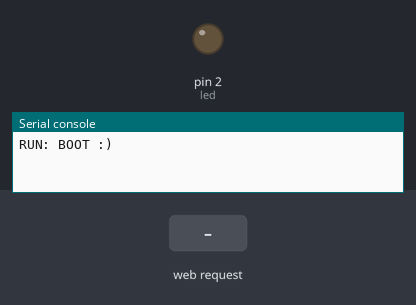
A program run on a simulated MicroPython board. On the bench: output pins drawn as LEDs (lit = HIGH), the last lines printed to the serial console. The test bench sets the inputs (shaded band). WiFi joins after 1.5 s; library files of the repository ran but are not shown: 1 file(s).

Above: at 0.1 s.
At 2.7 s:
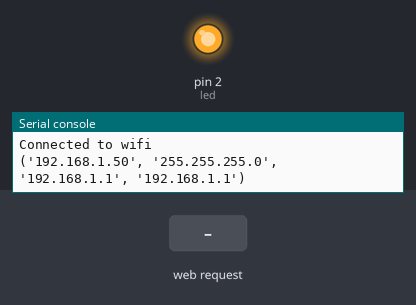
2.8 s: HTTP request GET / received
Timing chart, 0 to 5.8 s (numbered marks = the images above; inputs shaded):
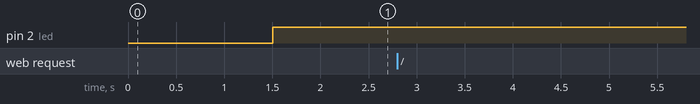

The program:

main.py
```python
import network
import machine
from time import sleep_ms
import socket
from urequests import get
from config import ssid, password

led = machine.Pin(2, machine.Pin.OUT)

def connect_wifi():
    station = network.WLAN(network.STA_IF)
    if station.isconnected() == True:
        return
    station.active(True)
    station.connect(ssid, password)
    i = 0
    while station.isconnected() == False:
        sleep_ms(100)
        i += 1
        if(i == 100):
            machine.reset()
        pass
    print('Connected to wifi')
    print(station.ifconfig())

def web_page():
    html = """
    <html lang="en">
        <head>
            <meta charset="UTF-8">
            <meta http-equiv="X-UA-Compatible" content="IE=edge">
            <meta name="viewport" content="width=device-width, initial-scale=1.0">
            <title>Eea</title>
        </head>
        <body>
            <h1>API</h1>
            <img src="https://user-images.githubusercontent.com/48387196/118347983-85e52c80-b51d-11eb-8717-0b2ec65053fc.png" alt="img1">
        </body>
    </html>
     """
    return html

connect_wifi()
tcp = socket.socket(socket.AF_INET, socket.SOCK_STREAM)
orig = ('', 80)
tcp.bind(orig)
tcp.listen(5)

try:
    while True:
        led.on()
        conn, addr = tcp.accept()
        print('New Connection in API', str(addr))
        request = conn.recv(1024)
        print('Request', str(request))
        response = web_page()
        conn.send('HTTP/1.1 200 OK\n')
        conn.send('Content-Type: text/html\n')
        conn.send('Connection: close\n\n')
        conn.sendall(response)
        conn.close()
except:
    led.off()
    sleep_ms(5 * 1000)  # 5 seconds
    machine.reset()
```

config.py
```python
# Networking settings
ssid = ""
password = ""
```
